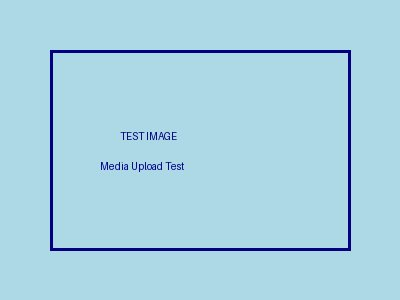
#> input picture test_uploads/test_photo.jpg, 400 x 300 px
$ python -i media_processing.py   (imports and definitions only)
#> lines starting #> are read from the running program, lines starting #| are printed output that depends on the picture
"""
Media processing services for images and videos.
Handles thumbnail generation, resizing, format conversion, and optimization.
"""

import os
import io
import uuid
import subprocess
from pathlib import Path
from typing import Optional, BinaryIO, Tuple
from PIL import Image
from PIL.ExifTags import TAGS
import logging

logger = logging.getLogger(__name__)


class ImageProcessor:
    """Image processing service using Pillow"""

    # Standard sizes for processed images
    THUMBNAIL_SIZE = (150, 150)
    MEDIUM_SIZE = (800, 800)
    LARGE_SIZE = (1600, 1600)

    # Supported formats
    SUPPORTED_FORMATS = {'.jpg', '.jpeg', '.png', '.gif', '.webp', '.bmp'}

    # [18 lines left out: functions is_supported, get_image_dimensions, not called in this run]

    @staticmethod
    def fix_orientation(img: Image.Image) -> Image.Image:
        """Fix image orientation based on EXIF data"""
        try:
            exif = img._getexif()
            if exif is not None:
                orientation = exif.get(274)  # 274 is the orientation tag
                if orientation == 3:
                    img = img.rotate(180, expand=True)
                elif orientation == 6:
                    img = img.rotate(270, expand=True)
                elif orientation == 8:
                    img = img.rotate(90, expand=True)
        except (AttributeError, KeyError, IndexError):
            # No EXIF data or orientation tag
            pass
        return img

    # [36 lines left out: function resize_image, not called in this run]

    @staticmethod
    def generate_thumbnail(file_data: BinaryIO) -> BinaryIO:
        """Generate square thumbnail (150x150)"""
#> called with file_data = '../test_uploads/test_photo.jpg'
        try:
            img = Image.open(file_data)
#> img is the input picture: PIL image 400x300 RGB; mean R, G, B 168.3, 211, 227.1
            img = ImageProcessor.fix_orientation(img)

            # Convert to RGB if needed
            if img.mode in ("RGBA", "LA", "P"):
                background = Image.new("RGB", img.size, (255, 255, 255))
                background.paste(img, mask=img.split()[-1] if img.mode == "RGBA" else None)
                img = background

            # Create square thumbnail with cropping
            width, height = img.size
#> width = 400; height = 300
            if width > height:
                left = (width - height) / 2
#> left = 50
                img = img.crop((left, 0, left + height, height))
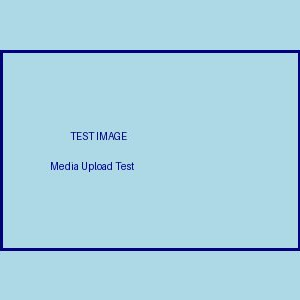
#> img: PIL image 300x300 RGB; mean R, G, B 167.1, 209.5, 226.3
            elif height > width:
                top = (height - width) / 2
                img = img.crop((0, top, width, top + width))

            img.thumbnail(ImageProcessor.THUMBNAIL_SIZE, Image.Resampling.LANCZOS)
#> img: PIL image 150x150 RGB

            # Save to BytesIO
            output = io.BytesIO()
            img.save(output, format="JPEG", quality=80, optimize=True)
            output.seek(0)

            logger.info(f"Generated thumbnail: {img.size}")
            return output

        except Exception as e:
            logger.error(f"Error generating thumbnail: {e}")
            file_data.seek(0)
            return file_data

    # [83 lines left out: function process_image, not called in this run]


class VideoProcessor:
    """Video processing service using ffmpeg"""

    SUPPORTED_FORMATS = {'.mp4', '.mov', '.avi', '.mkv', '.m4v', '.webm'}

    # [115 lines left out: functions is_supported, get_video_metadata, generate_video_thumbnail, compress_video, not called in this run]

>>> result = ImageProcessor().generate_thumbnail('../test_uploads/test_photo.jpg')
